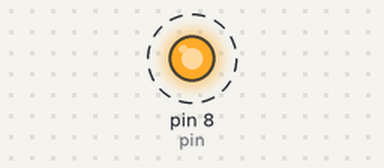
Recording of a program running on a simulated Raspberry Pi (header pin numbers). Shown: output pins drawn as LEDs (lit = HIGH). Dashed ring = blinking.

Above: at 0.5 s.
Timing chart, 0 to 4.6 s (numbered marks = the images above):
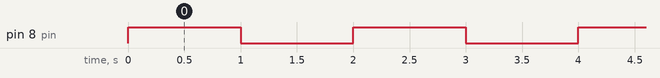

Measured:
- by itself, pin 8 (pin): alternates HIGH for 1.0 s and LOW for 1.0 s

The program:

Exercise1.py
```python
import RPIO
import time

pin = 8

RPIO.setmode(RPIO.BOARD)

RPIO.setup(pin, RPIO.OUT)

# Busy loop that uses 2 seconds per iteration
while True:
    RPIO.output(pin, RPIO.HIGH)
    time.sleep(1)
    RPIO.output(pin, RPIO.LOW)
    time.sleep(1)

RPIO.cleanup()
```
